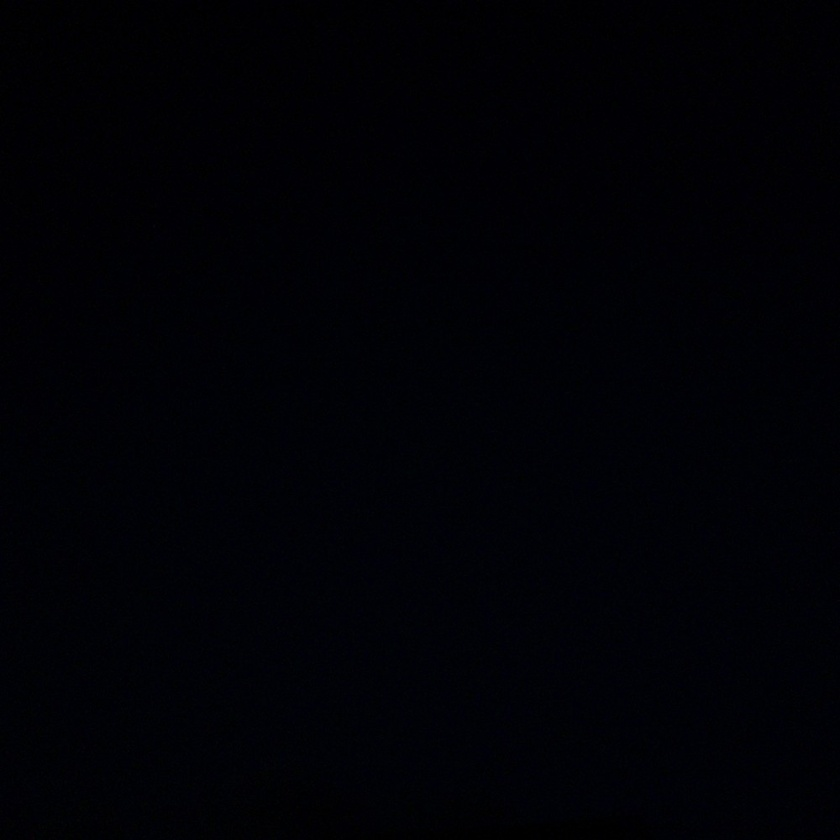
#> input picture temp/light_valuation.jpg, 840 x 840 px, shrunk from 1000 x 1000 before the run, found by its file name
$ python capture_and_evaluate_light.py
#> lines starting #> are read from the running program, lines starting #| are printed output that depends on the picture
### scripts/image/light_meter.py
from PIL import Image
import numpy as np

def calculate_light_level(image_path):
    """
    Calculates the average brightness of an image.

    Parameters:
        image_path (str): Path to the image file.

    Returns:
        float: A value representing the average brightness of the image.
    """
#> called with image_path = 'temp/light_valuation.jpg'
    # Open the image
    with Image.open(image_path) as img:
        # Convert the image to grayscale
#> img is the input picture: PIL image 840x840 RGB; mean R, G, B 0.901, 1.25, 5.46
        grayscale_img = img.convert("L")
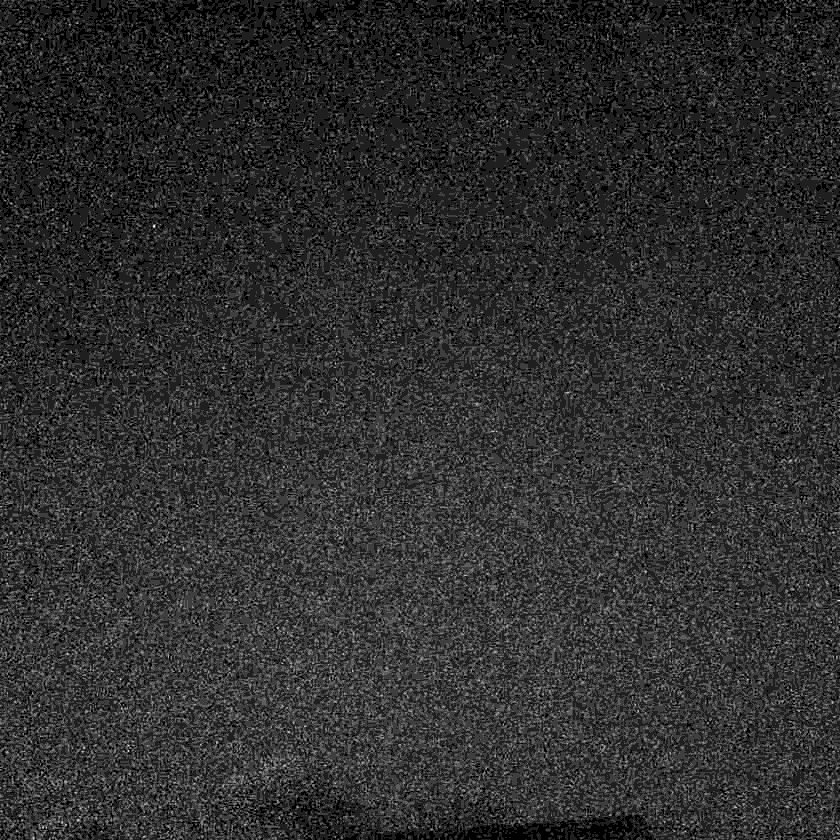
#> grayscale_img: PIL image 840x840 L; min 0, max 8, mean 1.5; drawn with min black and max white
        # Convert the image data to a numpy array
        image_array = np.array(grayscale_img)
        # Calculate the mean brightness
        light_level = np.mean(image_array)
#> light_level = 1.5

    return light_level

# [9 lines that do not run on import are left out]

### scripts/image/capture_and_evaluate_light.py
import subprocess
import sys
import os
import json
from light_meter import calculate_light_level
from calculate_iso_and_shutter import calculate_iso_and_shutter

# Add the root directory to sys.path
sys.path.append(os.path.abspath(os.path.join(os.path.dirname(__file__), '../../')))
from scripts.database.database_store import insert_evaluation  # Correct function name to match your database_store.py


def capture_light_valuation_image():
    """
    Executes the capture_light_valuation_image.py script to capture the light valuation image.
    """
    script_path = os.path.join(os.path.dirname(__file__), 'capture_light_valuation_image.py')
    subprocess.run(['python3', script_path], check=True)
    print("Image capture completed.")


def evaluate_light_level(image_path):
    """
    Evaluates the light level of the given image using the light_meter module.

    Parameters:
        image_path (str): Path to the image file to evaluate.

    Returns:
        float: The calculated light level.
    """
    light_level = calculate_light_level(image_path)
#> light_level = 1.5
    print(f"Light level for {image_path}: {light_level:.1f}")
#| Light level for temp/light_valuation.jpg: 1.5
    return light_level


def save_values_to_file(light_level, iso, shutter_speed, file_path='temp/last_measurement.json'):
    """
    Saves the light level, ISO, and shutter speed to a JSON file.

    Parameters:
        light_level (float): The measured light level.
        iso (int or str): The calculated ISO value.
        shutter_speed (int or str): The calculated shutter speed in microseconds.
        file_path (str): The file path to save the values.
    """
    data = {
        "light_level": light_level,
        "iso": iso,
        "shutter_speed": shutter_speed
    }
    with open(file_path, 'w') as file:
        json.dump(data, file)
    print(f"Values saved to {file_path}")


def load_values_from_file(file_path='temp/last_measurement.json'):
    """
    Loads the light level, ISO, and shutter speed from a JSON file.

    Parameters:
        file_path (str): The file path to load the values from.

    Returns:
        tuple: (light_level, iso, shutter_speed)
    """
    if os.path.exists(file_path):
        with open(file_path, 'r') as file:
            data = json.load(file)
        return data["light_level"], data["iso"], data["shutter_speed"]
    else:
        print(f"No previous measurement found at {file_path}")
        return None, None, None


if __name__ == "__main__":
    # Capture the light valuation image
    capture_light_valuation_image()

    # Path to the captured image
    image_path = os.path.join('temp', 'light_valuation.jpg')

    # Evaluate the light level of the captured image
    light_level = evaluate_light_level(image_path)
#> light_level = 1.5

    # Load the previously stored evaluation values (from the JSON file)
    metadata_file_path = os.path.join('data', 'evaluation_measure.json')
#> (the run stopped early here; a loop or call above may not have finished)
